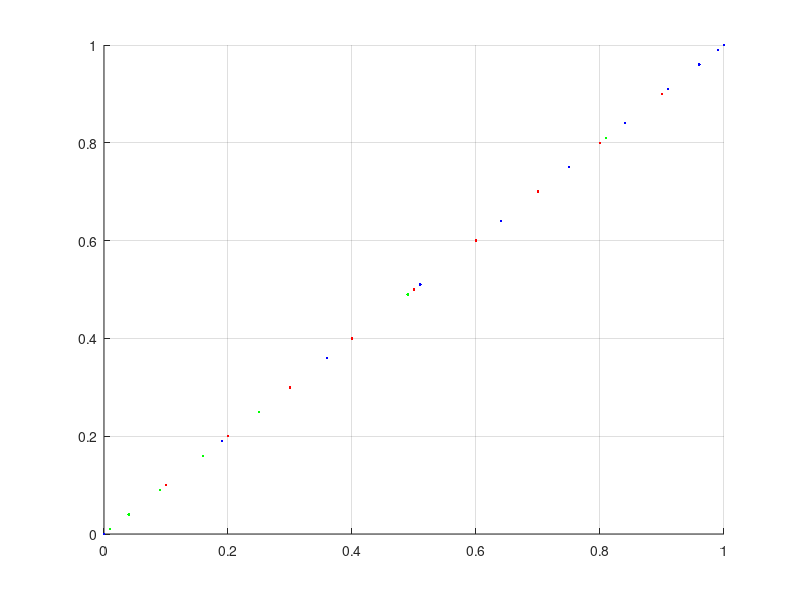

Here is the MATLAB script that generated this plot:
clear all;
close all;

t = 0:.1:1;

P0 = [1;1;0]; P1 = [0;0;1];

PL = (1-t).*P0 + t.*P1;
PL = PL';
PNL = (1-t).^2.*P0 + t.^2.*P1;
PNL = PNL';
PNNL = (1-t.^2).*P0 + t.^2.*P1;
PNNL = PNNL';


figure(1);
grid on; hold on;
plot3(PL(:,1),PL(:,2),PL(:,3),'.r');
plot3(PNL(:,1),PNL(:,2),PNL(:,3),'.g');
plot3(PNNL(:,1),PNNL(:,2),PNNL(:,3),'.b');
hold off;

